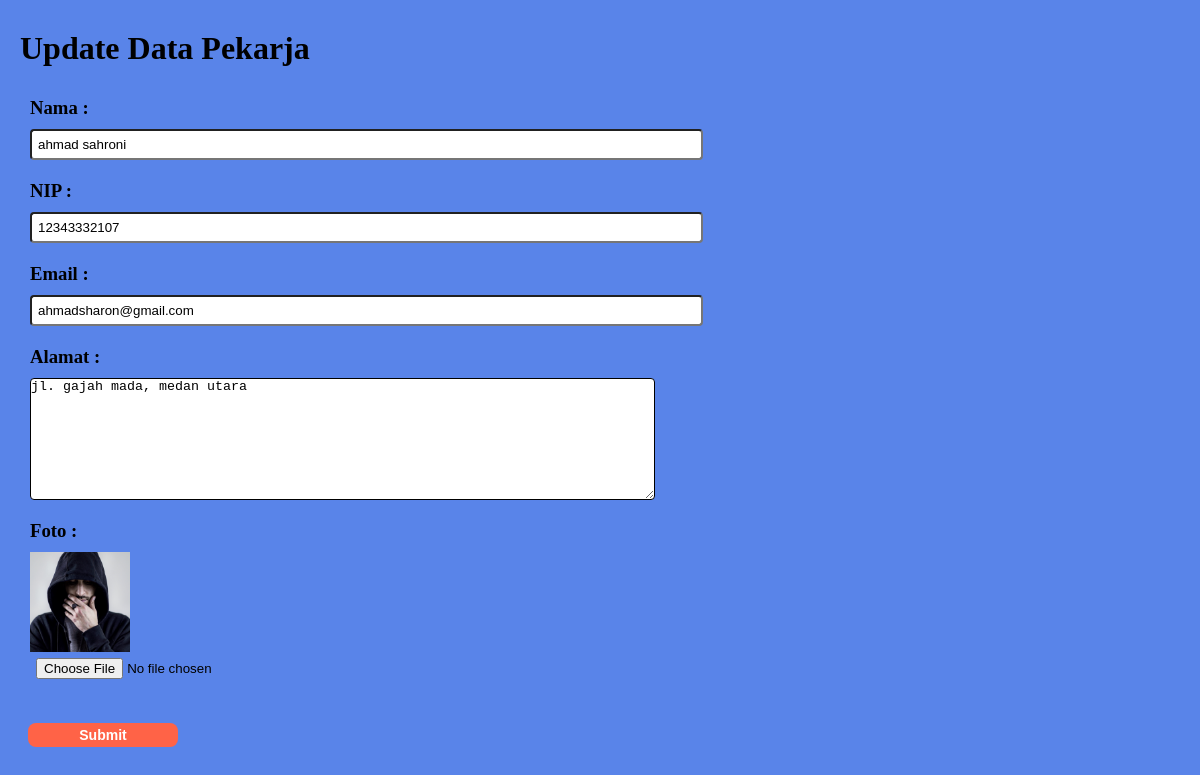
The app's page /update/update.php?id=1 (signed in) with its own data.
### tables this page shows
CREATE TABLE `data_karyawan` (
  `id` int(11) NOT NULL,
  `foto` varchar(200) NOT NULL,
  `nama` varchar(200) NOT NULL,
  `nip` varchar(12) NOT NULL,
  `email` varchar(255) NOT NULL,
  `alamat` text NOT NULL
);

### functions/functions.php (called while the page is built, shortened)
<?php
$conn = mysqli_connect('localhost','root','','data_pekerja');
function query($query) {
    global $conn;
    $result = mysqli_query($conn,$query);
    $datas  = [];
    while ($data = mysqli_fetch_assoc($result)) {
        $datas[] = $data ;
    }
    return $datas ;
}
?>

### update/update.php (the view, shortened to what this page needs)
<?php
require '../functions/functions.php';
$id = $_GET['id'];
$datas = query("SELECT * FROM data_karyawan WHERE id = $id ")[0];
?>
<html lang="en">
<head>
    <link rel="stylesheet" href="updates.css">
</head>
<body>
<div class="container">
    <h1>Update Data Pekarja</h1>
    <div class="wrap">
        <form action="" method="post" enctype="multipart/form-data"  >
            <div class="card">
                <h3>Nama :</h3>
                <input type="text" name="nama" size="80" value="<?= $datas['nama'] ?>" required >
            </div>
            <div class="card" >
                <h3>NIP :</h3>
                <input type="text" name="nip"  size="80" value="<?= $datas['nip'] ?>" required>
            </div>
            <div class="card" >
                <h3>Email :</h3>
                <input type="text" name="email"  size="80" value="<?= $datas['email'] ?>" required>
            </div>
            <div class="card" >
                <h3>Alamat :</h3>
                <textarea name="alamat" id="" cols="76" rows="8"><?= $datas['alamat']?></textarea>
            </div>
            <div class="card" >
                <h3>Foto :</h3>
                <img src="../images/<?= $datas['foto']; ?>" class="gambar" alt="">
                <div class="posisi">
                <input type="file" name="foto" style="cursor:pointer;" value="<?= $datas['foto'] ?>" >
                </div>
            </div>
            <div class="btn">
                <button type="submit" name="submit" onclick="return confirm('Apakah Anda Yakin ??')" >Submit</button>
            </div>
        </form>
    </div>
</div>
</body>
</html>

### update/updates.css (style rules this page uses)
*,html { margin: 0; padding: 0; box-sizing: border-box; }
body { background-color: rgb(89, 132, 233); }
.container { width: 1200px; margin: 0 auto; }
h1 { margin-top: 30px; margin-left: 20px; }
.wrap { display: flex; margin: 0 60px 0 10px; padding: 10px; }
.card { display:inline-flexbox; gap: 20px; margin: 10px 10px; }
.card h3 { padding: 10px 0 ; }
.card input { padding: 6px; border-radius: 4px; -webkit-border-radius: 4px; -moz-border-radius: 4px; -ms-border-radius: 4px; -o-border-radius: 4px; }
textarea { border: 1px solid black; border-radius: 4px; -webkit-border-radius: 4px; -moz-border-radius: 4px; -ms-border-radius: 4px; -o-border-radius: 4px; }
.btn { margin-top: 30px ; }
button { cursor: pointer; color: white; background-color: tomato; border: none; font-size: 14px; font-weight: bold; border-radius: 8px; padding: 4px; margin: 8px; width: 150px; -webkit-border-radius: 8px; -moz-border-radius: 8px; -ms-border-radius: 8px; -o-border-radius: 8px; }
.gambar { width: 100px; height: auto; }

### records on screen
data_karyawan: nama "ahmad sahroni", nip "12343332107", email "ahmadsharon@gmail.com", alamat "jl. gajah mada, medan utara", foto (picture)
